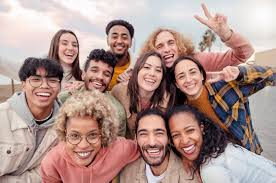
#> input picture Computer-Vision-main/Classical CV Pipeline/pic.jpg, 276 x 183 px
$ jupyter execute ClassicalCVPipeline.ipynb   (shell and % lines are left out)
#> lines starting #> are read from the running program, lines starting #| are printed output that depends on the picture
# Face and Eye Detection using Classical Computer Vision
### Using OpenCV Haar Cascade Classifier

**Name:** Rutvik Prajapati

**Course:** Computer Vision

**Instructor:** Mr.Chintan Patel

## 🎯 Objective

The objective of this project is to implement a real-time face and eye detection system using classical computer vision techniques.

This project uses:
- OpenCV library
- Haar Cascade Classifier
- Webcam input
- Image processing techniques

The system detects faces and eyes and updates the result every second.

## 📚 Theory

### 1. Classical Computer Vision

Classical computer vision relies on hand-crafted features and traditional machine learning methods rather than deep learning.

### 2. Haar Cascade Classifier

The Haar Cascade algorithm:
- Uses Haar-like features
- Uses integral images for fast computation
- Applies AdaBoost for feature selection
- Uses cascade stages for efficient detection

It is widely used for:
- Face detection
- Eye detection
- Object detection (basic cases)

### 3. Detection Pipeline

1. Capture image from webcam
2. Convert image to grayscale
3. Detect faces
4. Detect eyes inside face region
5. Draw bounding boxes
6. Display result

[cell 1]

import cv2
import numpy as np
import matplotlib.pyplot as plt

[cell 2]
from google.colab import files

uploaded = files.upload()
#> the answer given: pic.jpg

[cell 3]
image_path = "pic.jpg"   # <-- CHANGE THIS

img = cv2.imread(image_path)
#> img is the input picture: shape (183, 276, 3); mean B, G, R 141.8, 147.7, 175.5

if img is None:
    print("❌ Image not found. Check file name.")
else:
    print("✅ Image loaded successfully")

[cell 4]

face_cascade = cv2.CascadeClassifier("haarcascade_frontalface_default.xml")
eye_cascade = cv2.CascadeClassifier("haarcascade_eye.xml")

print("✅ Haar Cascades Loaded")

[cell 5]
# Convert to grayscale
gray = cv2.cvtColor(img, cv2.COLOR_BGR2GRAY)
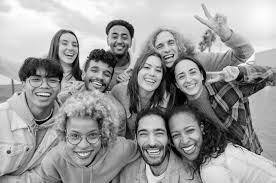
#> gray: shape (183, 276); min 0, max 255, mean 155.4
rgb = cv2.cvtColor(img, cv2.COLOR_BGR2RGB)

# Detect faces
faces = face_cascade.detectMultiScale(gray, 1.3, 5)
#> faces = [[105, 24, 29, 29], [55, 33, 28, 28], [130, 116, 44, 44], [59, 116, 50, 50]]

eyes_total = 0

for (x, y, w, h) in faces:
    # Draw rectangle around face
    cv2.rectangle(rgb, (x, y), (x+w, y+h), (0,255,0), 2)

    roi_gray = gray[y:y+h, x:x+w]
    roi_color = rgb[y:y+h, x:x+w]

    # Detect eyes inside face
    eyes = eye_cascade.detectMultiScale(roi_gray, 1.3, 5)
    eyes_total += len(eyes)

    for (ex, ey, ew, eh) in eyes:
        cv2.rectangle(
            roi_color,
            (ex, ey),
            (ex+ew, ey+eh),
            (255, 0, 0),
            2
        )
#> this loop made 4 passes
#> pass 1, `roi_gray = gray[y:y+h, x:x+w]`:
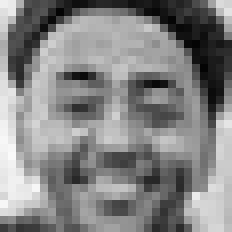
#> roi_gray: shape (29, 29) (shown 8 times larger); min 4, max 250, mean 132.1
#> pass 1, `roi_color = rgb[y:y+h, x:x+w]`:
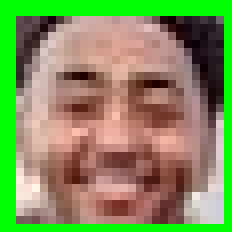
#> roi_color: shape (29, 29, 3) (shown 8 times larger); mean R, G, B 128.4, 146.4, 90.2
#> pass 2, `roi_gray = gray[y:y+h, x:x+w]`:
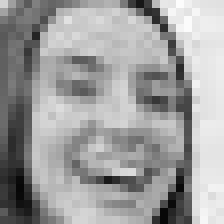
#> roi_gray: shape (28, 28) (shown 8 times larger); min 7, max 252, mean 158.4
#> pass 2, `roi_color = rgb[y:y+h, x:x+w]`:
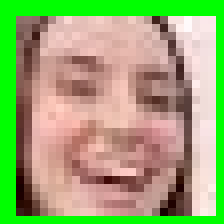
#> roi_color: shape (28, 28, 3) (shown 8 times larger); mean R, G, B 152.9, 171.4, 113.4
#> after the loop:
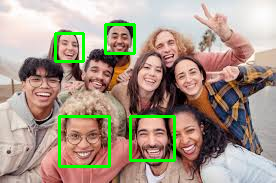
#> rgb: shape (183, 276, 3); mean R, G, B 169.8, 152.6, 137.8
#> after the loop:
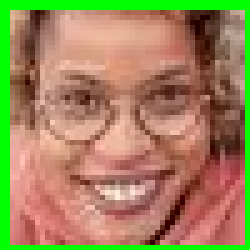
#> roi_color: shape (50, 50, 3) (shown 5 times larger); mean R, G, B 158.2, 134.9, 91.8
#> after the loop:
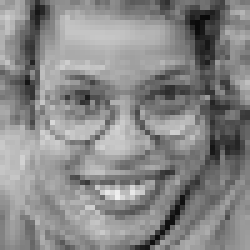
#> roi_gray: shape (50, 50) (shown 5 times larger); min 9, max 239, mean 135.3
#> after the loop, eyes_total = 0

print("Faces detected:", len(faces))
#| Faces detected: 4
print("Eyes detected:", eyes_total)
#| Eyes detected: 0

# Display result
plt.figure(figsize=(8,6))
plt.imshow(rgb)
plt.axis("off")
plt.title("Face and Eye Detection Result")
plt.show()
